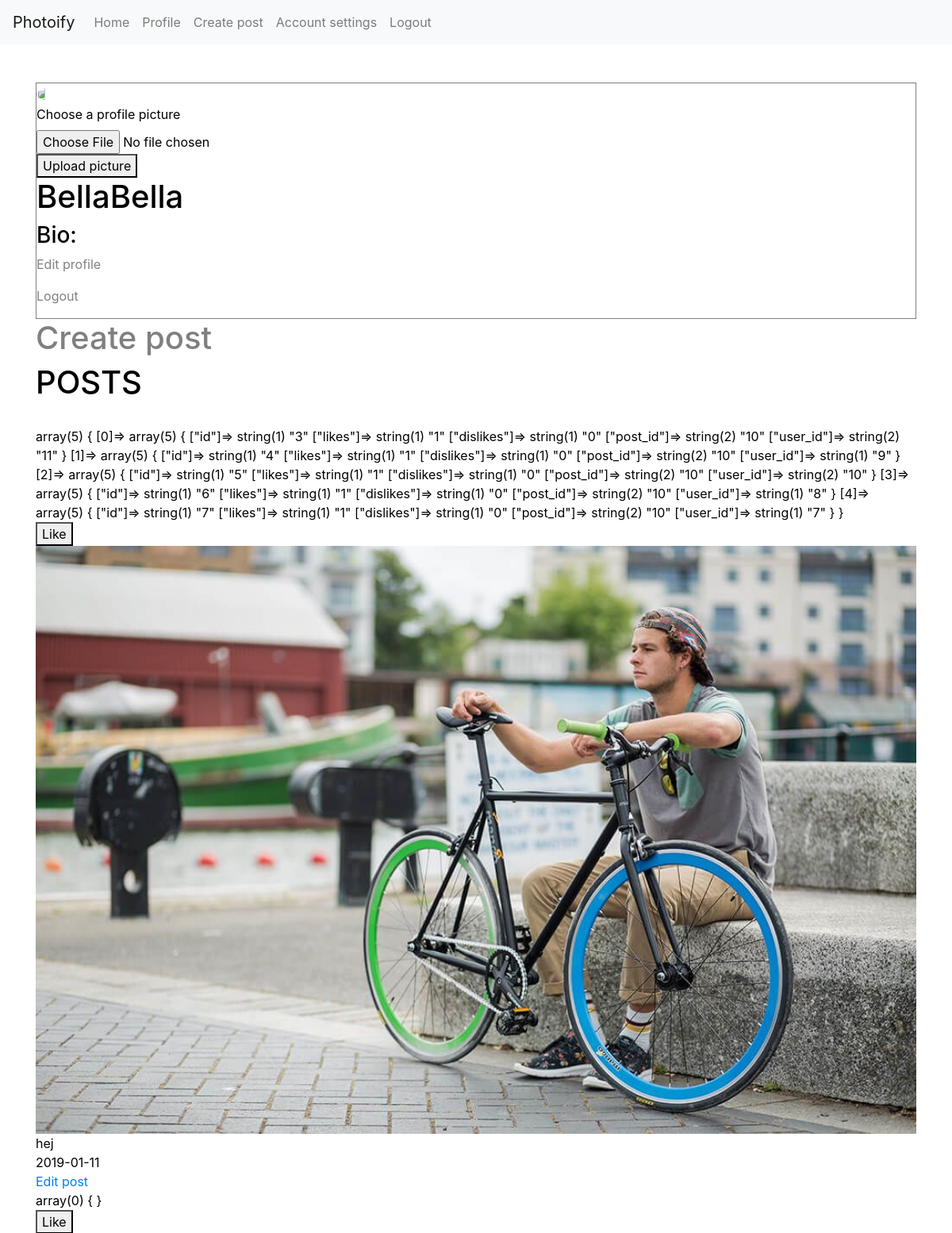
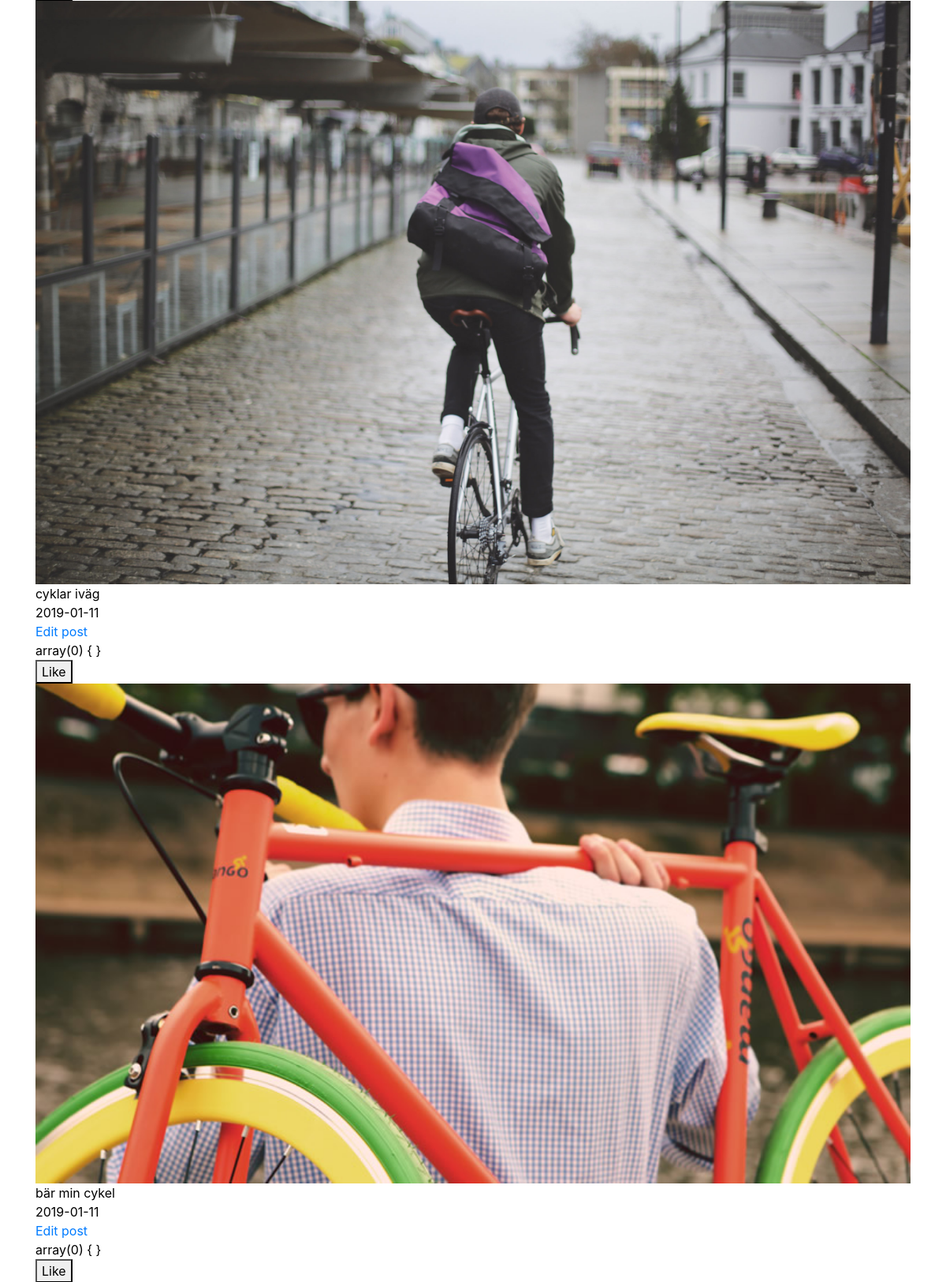
Page /profile.php (signed in, upper part) on the committed database (2 pictures, top to bottom).
### tables this page shows
CREATE TABLE "Posts" (
	`id`	INTEGER PRIMARY KEY AUTOINCREMENT,
	`content`	TEXT,
	`created_at`	TEXT NOT NULL,
	`user_id`	INTEGER NOT NULL,
	`description`	TEXT,
	`updated_at`	TEXT
);

### profile.php (the view, shortened to what this page needs)
<?php
require __DIR__.'/views/header.php';
?>
<div class="profile-container">
    <div class="profile-image-container">
         <img class="profile-image" src="/views/img/<?= $_SESSION['logedin']['profile_pic'];?>" alt="">
    </div>
    <form action="/views/profile.php" method="post" enctype="multipart/form-data">
        <div>
            <label for="image">Choose a profile picture</label></br>
            <input type="file" name="profile_pic" id="image" accept=".jpg", ".jpeg", ".png" required>
        </div>
        <button type="submit" name ="submit">Upload picture</button>
    </form>
    <h1> <?=$_SESSION['user']['username'];?></h1>
      <h3>Bio: <?=$_SESSION['logedin']['profile_bio'];?></h3>
  <div class="user-profile">
        <a href="update-user.php">
          <p class="profile-edit">Edit profile</p>
        </a>
        <a href="/app/users/logout.php">
            <p class="profile-edit">Logout</p>
        </a>
  </div>
</div>
<a href="posts.php">
  <h1 class="create-post">Create post</h1>
</a>
<h1> POSTS</h1></br>
<div class="user-post-container">
    <div class="posts">
      <?php
      $statement = $pdo->prepare('SELECT * from Posts WHERE user_id = :id');
      $statement->bindParam(':id', $_SESSION['user']['id'], PDO::PARAM_INT);
      $statement->execute();
      $user = $statement->fetchAll(PDO::FETCH_ASSOC);
      ?>
<?php
      foreach ($user as $key => $value) {
        $picFilePath = '/app/uploads/' . $_SESSION['user']['id'] . '/posts/' . $value['content'];
        ?>
        <?php
        $likes = getLikes((int)$value['id'], $pdo);
        var_dump($likes);
      ?>
        <form action="app/posts/likes.php"  method="post" enctype="multipart/form-data">
          <button type="submit" name ="like">Like</button>
        </form>
        <img class="img-posts" src="<?php echo $picFilePath ?>"></br>
        <div class="pic-description"><?= $value['description']; ?></div>
        <div class="pic-description"><?= $value['created_at']; ?></div>
        <div class="edit">
          <a href="edit.php?id=<?php echo $value['id'] ?>">Edit post</a>
        </div>
        <?php
      };
      ?>
    </div>
</div>
<?php require __DIR__.'/views/footer.php'; ?>

### views/header.php (shortened to what this page needs)
<!DOCTYPE html>
<html lang="en">
<head>
    <link rel="stylesheet" href="https://maxcdn.bootstrapcdn.com/bootstrap/4.0.0-beta.2/css/bootstrap.min.css">
    <link rel="stylesheet" href="/assets/styles/main.css">
</head>
<body>
    <?php require __DIR__.'/navigation.php'; ?>
    <div class="container py-5">

### views/navigation.php (shortened to what this page needs)
<nav class="navbar navbar-expand-lg navbar-light bg-light">
    <a class="navbar-brand" href="#">Photoify</a>
    <ul class="navbar-nav">
      <li class="nav-item">
          <a class="nav-link <?php echo $_SERVER['SCRIPT_NAME'] === '/index.php' ? 'active' : ''; ?>" href="/index.php">Home</a>
      </li>
    <?php if (isset($_SESSION['user'])): ?>
        <a class="nav-link" href="/profile.php">Profile</a>
        <a class="nav-link" href="/posts.php">Create post</a>
        <a class="nav-link" href="/update-user.php">Account settings</a>
        <a class="nav-link" href="/app/users/logout.php">Logout</a>
    <?php else: ?>
        <a class="nav-link <?php echo $_SERVER['SCRIPT_NAME'] === '/login.php' ? 'active' : ''; ?>" href="login.php">Login</a>
    <?php endif; ?>
</ul>
</nav>

### views/footer.php (shortened to what this page needs)
    </div>
</body>
</html>

### assets/styles/main.css (style rules this page uses)
body { height: 100%; width: 100%; color: black; font: Helvetica; }
a { color: }
.profile-image { width: 10%; height: 10%; border-radius: 50%; }
.profile-container { height: 30%; border: 1px solid grey; }
.profile-edit { color: grey; }
.img-posts { width: 100%; height: 100%; }
.create-post { color: grey; }

### rows in the picture
posts: value "array(5) { [0]=> array(5) { [\"id\"]=> string(1) \"3\" [\"likes\"]=> string(1) \"1\" [\"dislikes\"]=> string(1) \"0\" [\"post_id\"]=> string(2) \"10\" [\"user_id\"]=> string(2) \"11\" } [1]=> array(5) { [\"id\"]=> string(1) \"4\" [\"likes\"]=> string(1) \"1\" [\"dislikes\"]=> string(1) \"0\" [\"post_id\"]=> string(2) \"10\" [\"user_id\"]=> string(1) \"9\" } [2]=> array(5) { [\"id\"]=> string(1) \"5\" [\"likes\"]=> string(1) \"1\" [\"dislikes\"]=> string(1) \"0\" [\"post_id\"]=> string(2) \"10\" [\"user_id\"]=> string(2) \"10\" } [3]=> array(5) { [\"id\"]=> string(1) \"6\" [\"likes\"]=> string(1) \"1\" [\"dislikes\"]=> string(1) \"0\" [\"post_id\"]=> string(2) \"10\" [\"user_id\"]=> string(1) \"8\" } [4]=> array(5) { [\"id\"]=> string(1) \"7\" [\"likes\"]=> string(1) \"1\"…", content (picture), description "hej", created_at "2019-01-11"
posts: value "array(0) { }", content (picture), description "cyklar iväg", created_at "2019-01-11"
posts: value "array(0) { }", content (picture), description "bär min cykel", created_at "2019-01-11"
posts: value "array(0) { }"

### other values in the picture
$_SESSION['user']['username'] "BellaBella"
